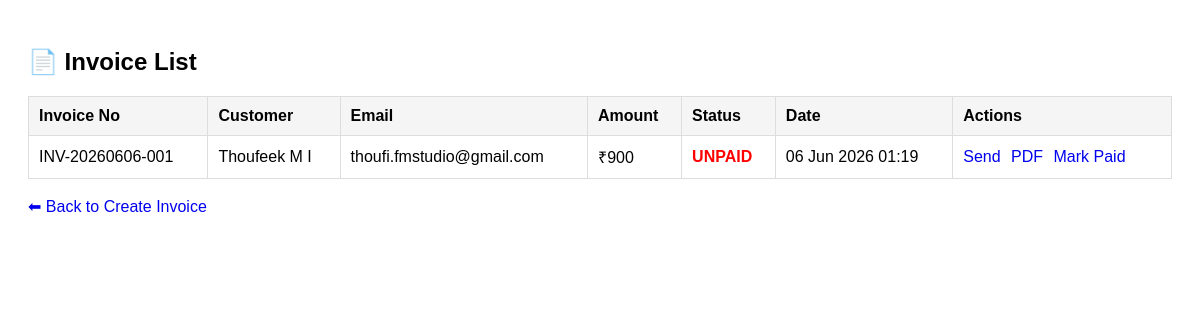
The page /invoices/ on the database as committed earlier.
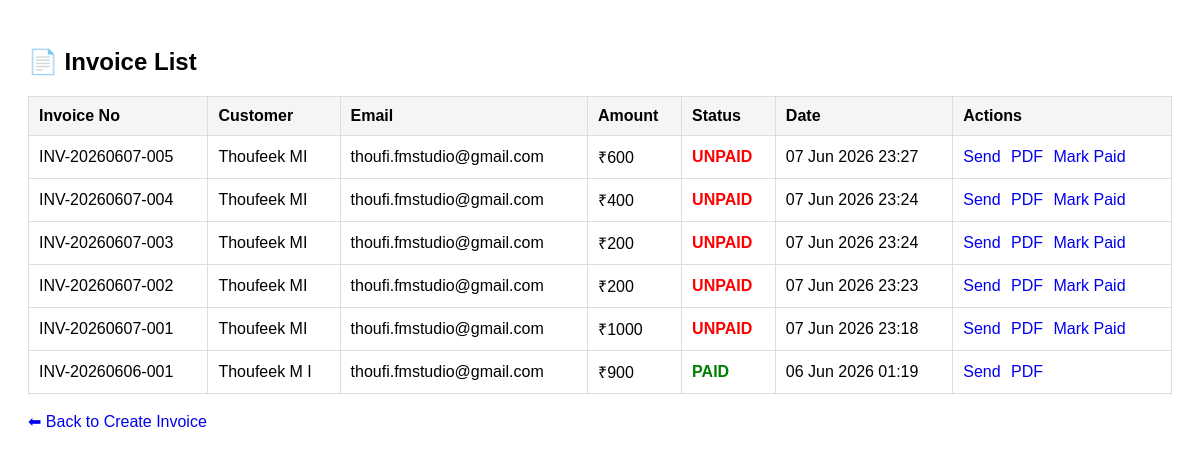
The same page on the database as committed later.
### invoice/models.py (models this page shows, shortened)
class Invoice(models.Model):
    invoice_number = models.CharField(
        max_length=50,
        unique=True
    )
    customer_name = models.CharField(max_length=100)
    customer_email = models.EmailField()
    amount = models.IntegerField()
    status = models.CharField(
        max_length=20,
        default="UNPAID"
    )
    created_at = models.DateTimeField(
        auto_now_add=True
    )

### invoice/views.py (the view)
# urls.py: path("invoices/", invoice_list, name="invoice_list"),
def invoice_list(request):
    invoices = Invoice.objects.order_by("-created_at")
    return render(request, "invoice/list.html", {
        "invoices": invoices
    })

### invoice/templates/invoice/list.html (shortened to what this page needs)
<!DOCTYPE html>
<html>
<head>
</head>
<body>
<h2>📄 Invoice List</h2>
<table>
    <tr>
        <th>Invoice No</th>
        <th>Customer</th>
        <th>Email</th>
        <th>Amount</th>
        <th>Status</th>
        <th>Date</th>
        <th>Actions</th>
    </tr>
    {% for invoice in invoices %}
    <tr>
        <td>{{ invoice.invoice_number }}</td>
        <td>{{ invoice.customer_name }}</td>
        <td>{{ invoice.customer_email }}</td>
        <td>₹{{ invoice.amount }}</td>
        <td class="{% if invoice.status == 'PAID' %}paid{% else %}unpaid{% endif %}">
            {{ invoice.status }}
        </td>
        <td>{{ invoice.created_at|date:"d M Y H:i" }}</td>
       <td>
    <a href="/send/{{ invoice.id }}/">Send</a>
    <a href="/download/{{ invoice.id }}/">PDF</a>
    {% if invoice.status == "UNPAID" %}
        <a href="/paid/{{ invoice.id }}/">Mark Paid</a>
    {% endif %}
</td>
    {% empty %}
    <tr>
        <td colspan="7">No invoices yet</td>
    </tr>
    {% endfor %}
</table>
<br>
<a href="/">⬅ Back to Create Invoice</a>
</body>
</html>

### invoice/templates/invoice/list.html (style rules this page uses)
body { font-family: Arial; padding: 20px; }
table { width: 100%; border-collapse: collapse; }
th, td { padding: 10px; border: 1px solid #ddd; text-align: left; }
th { background: #f5f5f5; }
.paid { color: green; font-weight: bold; }
.unpaid { color: red; font-weight: bold; }
a { text-decoration: none; margin-right: 6px; }

Rows that differ between the two databases and show on the page:
added Invoice: invoice_number "INV-20260607-005", customer_name "Thoufeek MI", customer_email "thoufi.fmstudio@gmail.com", amount "600", status "UNPAID", created_at "07 Jun 2026 23:27"
added Invoice: invoice_number "INV-20260607-004", customer_name "Thoufeek MI", customer_email "thoufi.fmstudio@gmail.com", amount "400", status "UNPAID", created_at "07 Jun 2026 23:24"
added Invoice: invoice_number "INV-20260607-003", customer_name "Thoufeek MI", customer_email "thoufi.fmstudio@gmail.com", amount "200", status "UNPAID", created_at "07 Jun 2026 23:24"
added Invoice: invoice_number "INV-20260607-002", customer_name "Thoufeek MI", customer_email "thoufi.fmstudio@gmail.com", amount "200", status "UNPAID", created_at "07 Jun 2026 23:23"
added Invoice: invoice_number "INV-20260607-001", customer_name "Thoufeek MI", customer_email "thoufi.fmstudio@gmail.com", amount "1000", status "UNPAID", created_at "07 Jun 2026 23:18"
changed Invoice "INV-20260606-001": status "UNPAID" → "PAID"; no longer shows "Mark Paid"
